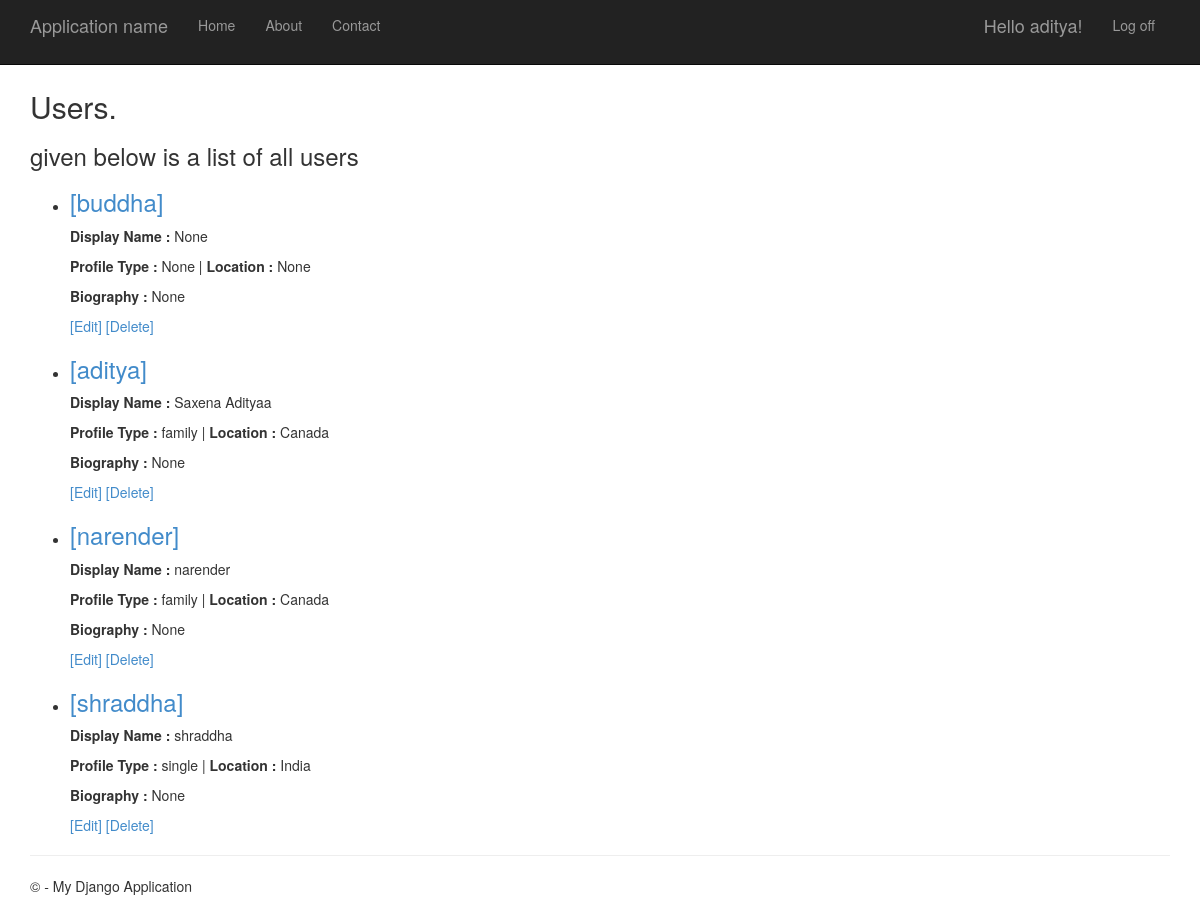
Page /profiles/ (signed in) on the committed database.
### app/models.py (models this page shows, shortened)
class Profile(models.Model):
    OPTIONS_PROFILE_TYPE = (
        ('single', 'Single'),
        ('family', 'Family'),
    )
    OPTIONS_LOCATIONS = (
        ('India', 'India'),
        ('Canada', 'Canada'),
    )
    user = models.OneToOneField(User, on_delete=models.CASCADE, help_text='User Name')
    display_name = models.CharField(null=True, max_length = 16, help_text='Optional Display Name' )
    profile_type = models.CharField(null=True, choices=OPTIONS_PROFILE_TYPE, max_length=10)
    location = models.CharField(null=True, max_length = 30, choices=OPTIONS_LOCATIONS, help_text='Optional Location')
    biography = models.CharField(null=True, blank=True, max_length = 500, help_text='Optional Biography')
    """ Future Fields"""
    class Meta:
        ordering = ['profile_type']

### app/views.py (the view)
# urls.py: path('profiles/', views.ProfileListView.as_view(), name='profiles'),
class ProfileListView(ListView):
    model = Profile
    def get_context_data(self, **kwargs):
        context = super(ProfileListView, self).get_context_data(**kwargs)
        context['title'] = 'Users'
        context['message'] = 'given below is a list of all users'
        return context

### app/templates/app/profile_list.html
﻿{% extends "app/layout.html" %}
{% block content %}
<h2>{{ title }}.</h2>
<h3>{{ message }}</h3>
<p>
    <ul>
    {% for object in object_list %}
        <li>
            <h3><a href="{% url 'detail'  object.id  %}">[{{object.user}}] </a></h3>
            <p><b>Display Name :</b> {{object.display_name}} </p>
            <p><b>Profile Type :</b> {{object.profile_type}} | <b>Location :</b> {{object.location}} </p>
            <p><b>Biography :</b> {{object.biography}}</p>
            <p>
                <a href= "{% url 'update'  object.id  %}">[Edit] </a>
                <a href= "{% url 'delete'  object.id  %}">[Delete] </a>
            </p>
        </li>
    {% empty %}
        <li>No articles yet.</li>
    {% endfor %}
    </ul>
</p>
{% endblock %}

### app/templates/app/loginpartial.html (shortened to what this page needs)
{% if user.is_authenticated %}
<form id="logoutForm" action="/logout/" method="post" class="navbar-right">
    <ul class="nav navbar-nav navbar-right">
        <li><span class="navbar-brand">Hello {{ user.username }}!</span></li>
        <li><a href="javascript:document.getElementById('logoutForm').submit()">Log off</a></li>
    </ul>
</form>
{% else %}
<ul class="nav navbar-nav navbar-right">
    <li><a href="{% url 'login' %}">Log in</a></li>
</ul>
{% endif %}

### app/static/app/content/site.css (style rules this page uses)
body { padding-top: 50px; padding-bottom: 20px; }

### rows in the picture
Profile: user "buddha", display_name "None", profile_type "None", location "None", biography "None"
Profile: user "aditya", display_name "Saxena Adityaa", profile_type "family", location "Canada", biography "None"
Profile: user "narender", display_name "narender", profile_type "family", location "Canada", biography "None"
Profile: user "shraddha", display_name "shraddha", profile_type "single", location "India", biography "None"

### other values in the picture
{{ user.username }} "aditya"
{{ title }} "Users"
{{ message }} "given below is a list of all users"
